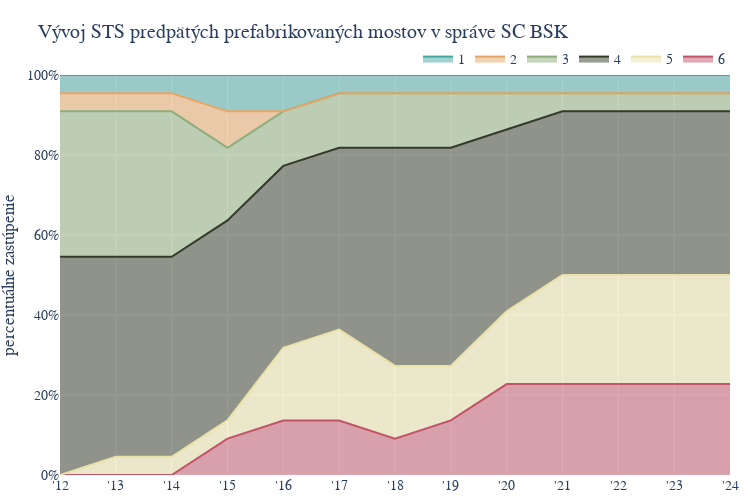

Write notebook code for a chart like this one.
### Code cell
# Create and save plots for each category
create_plot(relative_condition_counts,
            'Vývoj STS predpätých prefabrikovaných mostov v správe SC BSK', 'Vyvoj_I')

### Figure 1 — Plotly figure (JSON) as saved in the notebook; plotly's stock layout.template omitted (floating-point values rounded to 4 significant figures)
{"data": [{"line": {"color": "#c25469"}, "mode": "lines", "name": "6", "stackgroup": "one", "type": "scatter", "x": ["2012", "2013", "2014", "2015", "2016", "2017", "2018", "2019", "2020", "2021", "2022", "2023", "2024"], "y": [0, 0, 0, 9.091, 13.64, 13.64, 9.091, 13.64, 22.73, 22.73, 22.73, 22.73, 22.73]}, {"line": {"color": "#eae1a9"}, "mode": "lines", "name": "5", "stackgroup": "one", "type": "scatter", "x": ["2012", "2013", "2014", "2015", "2016", "2017", "2018", "2019", "2020", "2021", "2022", "2023", "2024"], "y": [0, 4.545, 4.545, 4.545, 18.18, 22.73, 18.18, 13.64, 18.18, 27.27, 27.27, 27.27, 27.27]}, {"line": {"color": "#353a29"}, "mode": "lines", "name": "4", "stackgroup": "one", "type": "scatter", "x": ["2012", "2013", "2014", "2015", "2016", "2017", "2018", "2019", "2020", "2021", "2022", "2023", "2024"], "y": [54.55, 50, 50, 50, 45.45, 45.45, 54.55, 54.55, 45.45, 40.91, 40.91, 40.91, 40.91]}, {"line": {"color": "#8bae7c"}, "mode": "lines", "name": "3", "stackgroup": "one", "type": "scatter", "x": ["2012", "2013", "2014", "2015", "2016", "2017", "2018", "2019", "2020", "2021", "2022", "2023", "2024"], "y": [36.36, 36.36, 36.36, 18.18, 13.64, 13.64, 13.64, 13.64, 9.091, 4.545, 4.545, 4.545, 4.545]}, {"line": {"color": "#e7a564"}, "mode": "lines", "name": "2", "stackgroup": "one", "type": "scatter", "x": ["2012", "2013", "2014", "2015", "2016", "2017", "2018", "2019", "2020", "2021", "2022", "2023", "2024"], "y": [4.545, 4.545, 4.545, 9.091, 0, 0, 0, 0, 0, 0, 0, 0, 0]}, {"line": {"color": "#46a7a2"}, "mode": "lines", "name": "1", "stackgroup": "one", "type": "scatter", "x": ["2012", "2013", "2014", "2015", "2016", "2017", "2018", "2019", "2020", "2021", "2022", "2023", "2024"], "y": [4.545, 4.545, 4.545, 9.091, 9.091, 4.545, 4.545, 4.545, 4.545, 4.545, 4.545, 4.545, 4.545]}], "layout": {"font": {"family": "Calibri, sans-serif", "size": 14}, "height": 500, "legend": {"orientation": "h", "x": 1, "xanchor": "right", "y": 1.08, "yanchor": "top"}, "margin": {"b": 25, "l": 0, "r": 20, "t": 75}, "plot_bgcolor": "#EEEEEE", "title": {"text": "Vývoj STS predpätých prefabrikovaných mostov v správe SC BSK"}, "width": 750, "xaxis": {"ticktext": ["'12", "'13", "'14", "'15", "'16", "'17", "'18", "'19", "'20", "'21", "'22", "'23", "'24"], "tickvals": ["2012", "2013", "2014", "2015", "2016", "2017", "2018", "2019", "2020", "2021", "2022", "2023", "2024"]}, "yaxis": {"range": [0, 100], "ticksuffix": "%", "title": {"text": "percentuálne zastúpenie"}}}}
